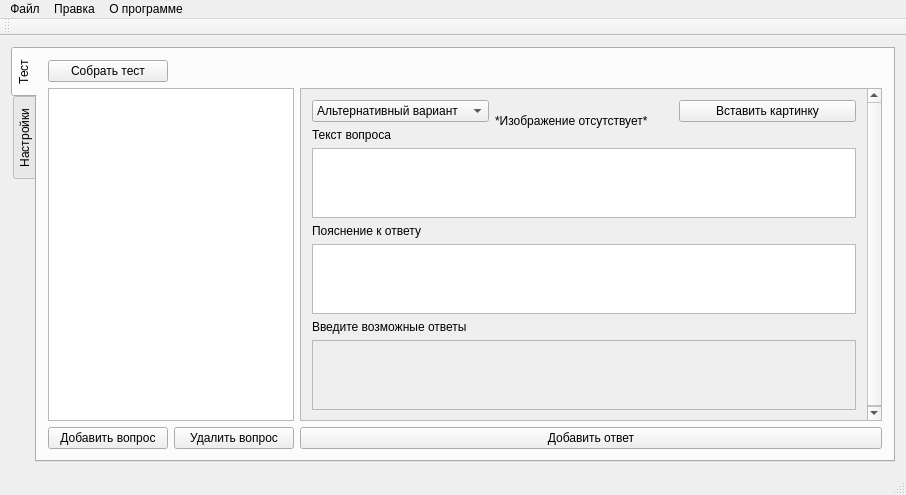
<?xml version="1.0" encoding="UTF-8"?>
<ui version="4.0">
 <class>MainWindow</class>
 <widget class="QMainWindow" name="MainWindow">
  <property name="geometry">
   <rect>
    <x>0</x>
    <y>0</y>
    <width>906</width>
    <height>474</height>
   </rect>
  </property>
  <property name="windowTitle">
   <string>MainWindow</string>
  </property>
  <widget class="QWidget" name="centralWidget">
   <layout class="QVBoxLayout" name="verticalLayout_2">
    <item>
     <widget class="QTabWidget" name="tabWidget">
      <property name="enabled">
       <bool>true</bool>
      </property>
      <property name="minimumSize">
       <size>
        <width>0</width>
        <height>415</height>
       </size>
      </property>
      <property name="tabPosition">
       <enum>QTabWidget::West</enum>
      </property>
      <property name="currentIndex">
       <number>0</number>
      </property>
      <widget class="QWidget" name="tab">
       <attribute name="title">
        <string>Тест</string>
       </attribute>
       <layout class="QGridLayout" name="gridLayout">
        <item row="0" column="0">
         <widget class="QPushButton" name="compileTestButton">
          <property name="text">
           <string>Собрать тест</string>
          </property>
         </widget>
        </item>
        <item row="1" column="0" colspan="2">
         <widget class="QListWidget" name="questionsListWidget"/>
        </item>
        <item row="1" column="2">
         <widget class="QScrollArea" name="scrollArea">
          <property name="sizePolicy">
           <sizepolicy hsizetype="Expanding" vsizetype="Expanding">
            <horstretch>0</horstretch>
            <verstretch>0</verstretch>
           </sizepolicy>
          </property>
          <property name="minimumSize">
           <size>
            <width>582</width>
            <height>313</height>
           </size>
          </property>
          <property name="sizeIncrement">
           <size>
            <width>0</width>
            <height>0</height>
           </size>
          </property>
          <property name="sizeAdjustPolicy">
           <enum>QAbstractScrollArea::AdjustToContents</enum>
          </property>
          <property name="widgetResizable">
           <bool>true</bool>
          </property>
          <widget class="QWidget" name="scrollAreaWidgetContents">
           <property name="geometry">
            <rect>
             <x>0</x>
             <y>0</y>
             <width>580</width>
             <height>331</height>
            </rect>
           </property>
           <layout class="QGridLayout" name="gridLayout_2">
            <item row="0" column="0">
             <widget class="QComboBox" name="questionTypeComboBox">
              <item>
               <property name="text">
                <string>Альтернативный вариант</string>
               </property>
              </item>
              <item>
               <property name="text">
                <string>Один из многих</string>
               </property>
              </item>
              <item>
               <property name="text">
                <string>Несколько из многих</string>
               </property>
              </item>
              <item>
               <property name="text">
                <string>Соответствие</string>
               </property>
              </item>
              <item>
               <property name="text">
                <string>Последовательность</string>
               </property>
              </item>
              <item>
               <property name="text">
                <string>Свободный ввод</string>
               </property>
              </item>
             </widget>
            </item>
            <item row="0" column="2">
             <widget class="QPushButton" name="insertImage">
              <property name="text">
               <string>Вставить картинку</string>
              </property>
             </widget>
            </item>
            <item row="1" column="0">
             <widget class="QLabel" name="label">
              <property name="text">
               <string>Текст вопроса</string>
              </property>
             </widget>
            </item>
            <item row="2" column="0" colspan="3">
             <widget class="QTextEdit" name="questionTextTextEdit">
              <property name="sizePolicy">
               <sizepolicy hsizetype="Expanding" vsizetype="Expanding">
                <horstretch>0</horstretch>
                <verstretch>0</verstretch>
               </sizepolicy>
              </property>
              <property name="maximumSize">
               <size>
                <width>16777215</width>
                <height>102</height>
               </size>
              </property>
              <property name="sizeAdjustPolicy">
               <enum>QAbstractScrollArea::AdjustToContents</enum>
              </property>
              <property name="lineWrapColumnOrWidth">
               <number>0</number>
              </property>
             </widget>
            </item>
            <item row="3" column="0">
             <widget class="QLabel" name="label_2">
              <property name="text">
               <string>Пояснение к ответу</string>
              </property>
             </widget>
            </item>
            <item row="5" column="0">
             <widget class="QLabel" name="label_3">
              <property name="text">
               <string>Введите возможные ответы</string>
              </property>
             </widget>
            </item>
            <item row="6" column="0" colspan="3">
             <widget class="QScrollArea" name="answersScrollArea">
              <property name="verticalScrollBarPolicy">
               <enum>Qt::ScrollBarAsNeeded</enum>
              </property>
              <property name="sizeAdjustPolicy">
               <enum>QAbstractScrollArea::AdjustIgnored</enum>
              </property>
              <property name="widgetResizable">
               <bool>true</bool>
              </property>
              <widget class="QWidget" name="answersScrollAreaWidgetContents">
               <property name="geometry">
                <rect>
                 <x>0</x>
                 <y>0</y>
                 <width>560</width>
                 <height>69</height>
                </rect>
               </property>
              </widget>
             </widget>
            </item>
            <item row="0" column="1" rowspan="2">
             <widget class="QLabel" name="imageLabel">
              <property name="cursor">
               <cursorShape>PointingHandCursor</cursorShape>
              </property>
              <property name="text">
               <string>*Изображение отсутствует*</string>
              </property>
             </widget>
            </item>
            <item row="4" column="0" colspan="3">
             <widget class="QTextEdit" name="explanationTextTextEdit">
              <property name="maximumSize">
               <size>
                <width>16777215</width>
                <height>102</height>
               </size>
              </property>
              <property name="sizeIncrement">
               <size>
                <width>0</width>
                <height>102</height>
               </size>
              </property>
             </widget>
            </item>
           </layout>
          </widget>
         </widget>
        </item>
        <item row="2" column="0">
         <widget class="QPushButton" name="addQuestionButton">
          <property name="text">
           <string>Добавить вопрос</string>
          </property>
         </widget>
        </item>
        <item row="2" column="1">
         <widget class="QPushButton" name="deleteQuestionButton">
          <property name="text">
           <string>Удалить вопрос</string>
          </property>
         </widget>
        </item>
        <item row="2" column="2">
         <widget class="QPushButton" name="addAnswerButton">
          <property name="text">
           <string>Добавить ответ</string>
          </property>
         </widget>
        </item>
       </layout>
       <zorder>questionsListWidget</zorder>
       <zorder>scrollArea</zorder>
       <zorder>addQuestionButton</zorder>
       <zorder>deleteQuestionButton</zorder>
       <zorder>compileTestButton</zorder>
       <zorder>addAnswerButton</zorder>
      </widget>
      <widget class="QWidget" name="tab_2">
       <attribute name="title">
        <string>Настройки</string>
       </attribute>
       <widget class="QWidget" name="widget" native="true">
        <property name="geometry">
         <rect>
          <x>40</x>
          <y>30</y>
          <width>391</width>
          <height>301</height>
         </rect>
        </property>
        <widget class="QLabel" name="label_7">
         <property name="geometry">
          <rect>
           <x>10</x>
           <y>70</y>
           <width>181</width>
           <height>16</height>
          </rect>
         </property>
         <property name="text">
          <string>Количество задаваемых вопросов</string>
         </property>
        </widget>
        <widget class="QLabel" name="numberOfQuestionsLabel">
         <property name="geometry">
          <rect>
           <x>90</x>
           <y>90</y>
           <width>21</width>
           <height>21</height>
          </rect>
         </property>
         <property name="text">
          <string>1</string>
         </property>
        </widget>
        <widget class="QLabel" name="label_6">
         <property name="geometry">
          <rect>
           <x>10</x>
           <y>10</y>
           <width>131</width>
           <height>16</height>
          </rect>
         </property>
         <property name="text">
          <string>Ограничение по времени</string>
         </property>
        </widget>
        <widget class="QTimeEdit" name="limitedTimeTimeEdit">
         <property name="geometry">
          <rect>
           <x>10</x>
           <y>30</y>
           <width>71</width>
           <height>22</height>
          </rect>
         </property>
         <property name="displayFormat">
          <string>H:mm:ss</string>
         </property>
        </widget>
        <widget class="QSpinBox" name="numberOfQuestionsSpinBox">
         <property name="geometry">
          <rect>
           <x>10</x>
           <y>90</y>
           <width>42</width>
           <height>21</height>
          </rect>
         </property>
         <property name="correctionMode">
          <enum>QAbstractSpinBox::CorrectToNearestValue</enum>
         </property>
         <property name="minimum">
          <number>1</number>
         </property>
        </widget>
        <widget class="QLabel" name="label_9">
         <property name="geometry">
          <rect>
           <x>70</x>
           <y>90</y>
           <width>20</width>
           <height>21</height>
          </rect>
         </property>
         <property name="text">
          <string>/</string>
         </property>
        </widget>
        <widget class="QLabel" name="label_12">
         <property name="geometry">
          <rect>
           <x>10</x>
           <y>250</y>
           <width>111</width>
           <height>16</height>
          </rect>
         </property>
         <property name="text">
          <string>Система оценивания</string>
         </property>
        </widget>
        <widget class="QComboBox" name="gradeSystemSpinBox">
         <property name="geometry">
          <rect>
           <x>10</x>
           <y>270</y>
           <width>201</width>
           <height>22</height>
          </rect>
         </property>
         <item>
          <property name="text">
           <string>Пользовательская</string>
          </property>
         </item>
         <item>
          <property name="text">
           <string>По умолчанию</string>
          </property>
         </item>
        </widget>
        <widget class="QGroupBox" name="orderQuestions">
         <property name="geometry">
          <rect>
           <x>10</x>
           <y>140</y>
           <width>121</width>
           <height>73</height>
          </rect>
         </property>
         <property name="title">
          <string>Порядок вопросов</string>
         </property>
         <layout class="QVBoxLayout" name="verticalLayout">
          <item>
           <widget class="QRadioButton" name="falseOrderQuestion">
            <property name="text">
             <string>По очереди</string>
            </property>
            <property name="checked">
             <bool>true</bool>
            </property>
           </widget>
          </item>
          <item>
           <widget class="QRadioButton" name="trueOrderQuestion">
            <property name="text">
             <string>Случайно</string>
            </property>
           </widget>
          </item>
         </layout>
        </widget>
        <widget class="QGroupBox" name="orderAnswers">
         <property name="geometry">
          <rect>
           <x>240</x>
           <y>140</y>
           <width>121</width>
           <height>73</height>
          </rect>
         </property>
         <property name="title">
          <string>Порядок ответов</string>
         </property>
         <layout class="QVBoxLayout" name="verticalLayout_3">
          <item>
           <widget class="QRadioButton" name="falseOrderAnswers">
            <property name="text">
             <string>По порядку</string>
            </property>
            <property name="checked">
             <bool>true</bool>
            </property>
           </widget>
          </item>
          <item>
           <widget class="QRadioButton" name="trueOrderAnswers">
            <property name="text">
             <string>Случайно</string>
            </property>
           </widget>
          </item>
         </layout>
        </widget>
       </widget>
      </widget>
     </widget>
    </item>
   </layout>
  </widget>
  <widget class="QMenuBar" name="menuBar">
   <property name="geometry">
    <rect>
     <x>0</x>
     <y>0</y>
     <width>906</width>
     <height>21</height>
    </rect>
   </property>
   <widget class="QMenu" name="menu">
    <property name="title">
     <string>Файл</string>
    </property>
   </widget>
   <widget class="QMenu" name="menu_2">
    <property name="title">
     <string>Правка</string>
    </property>
   </widget>
   <widget class="QMenu" name="menu_3">
    <property name="title">
     <string>О программе</string>
    </property>
   </widget>
   <addaction name="menu"/>
   <addaction name="menu_2"/>
   <addaction name="menu_3"/>
  </widget>
  <widget class="QToolBar" name="mainToolBar">
   <attribute name="toolBarArea">
    <enum>TopToolBarArea</enum>
   </attribute>
   <attribute name="toolBarBreak">
    <bool>false</bool>
   </attribute>
  </widget>
  <widget class="QStatusBar" name="statusBar"/>
 </widget>
 <layoutdefault spacing="6" margin="11"/>
 <resources/>
 <connections/>
</ui>
